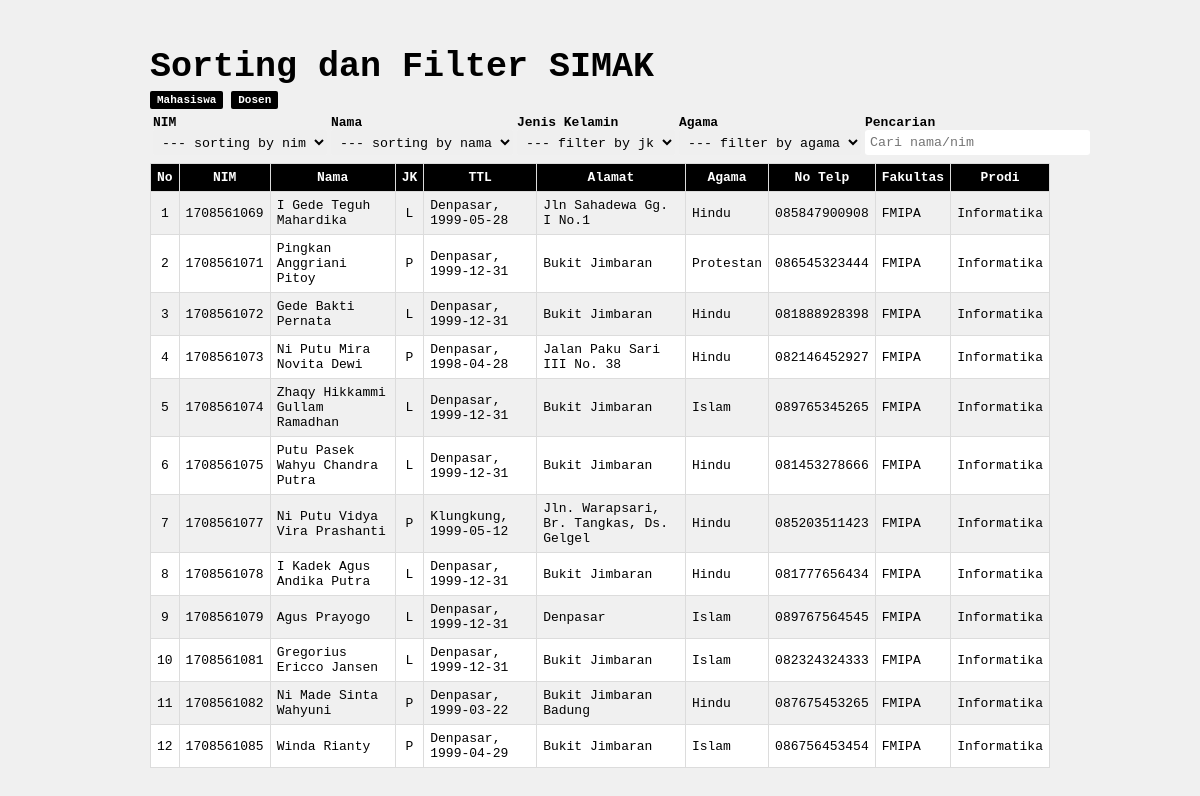
The page / on the database its author committed.
### tables this page shows
CREATE TABLE `mahasiswa` (
  `nim` varchar(10) NOT NULL,
  `nama` varchar(50) DEFAULT NULL,
  `jk` enum('P','L') DEFAULT NULL,
  `tmp_lahir` varchar(30) DEFAULT NULL,
  `tgl_lahir` date DEFAULT NULL,
  `alamat` varchar(100) DEFAULT NULL,
  `agama` enum('Islam','Protestan','Katolik','Hindu','Buddha','Kong Hu Cu') DEFAULT NULL,
  `no_telp` varchar(15) DEFAULT NULL,
  `fakultas` enum('FIB','FK','FH','FT','FP','FEB','FAPET','FMIPA','FKH','FTP','FPAR','FISIP','FKP') DEFAULT NULL,
  `prodi` varchar(50) DEFAULT NULL
);

### index.php (the view, shortened to what this page needs)
<html>
    <head>
        <link type="text/css" rel="stylesheet" href="css/style.css">
    </head>
    <body>
        <div class="container">
            <h2>Sorting dan Filter SIMAK</h2>
            <a href="index.php">Mahasiswa</a>
            <a href="dosen.php">Dosen</a>
            <table width="100%" style="color:#fff; margin-top:5px;">
                <tr>
                    <td>
                        <b>NIM</b>
                        <select id="nim" class="input-form">
                            <option value="asc">--- sorting by nim</option>
                        </select>
                    </td>
                    <td>
                        <b>Nama</b>
                        <select id="nama" class="input-form">
                            <option value="asc">--- sorting by nama</option>
                        </select>
                    </td>
                    <td>
                        <b>Jenis Kelamin</b>
                        <select id="jk" class="input-form">
                            <option value="all">--- filter by jk</option>
                        </select>
                    </td>
                    <td>
                        <b>Agama</b>
                        <select id="agama" class="input-form">
                            <option value="all">--- filter by agama</option>
                        </select>
                    </td>
                    <td>
                        <b>Pencarian</b>
                        <input type="text" class="input-form" id="cari" style="width:225px;" placeholder="Cari nama/nim">
                    </td>
                </tr>
            </table>
            <table border="1" width="100%" class="tabel" style="margin-top:5px">
                <thead>
                <tr>
                    <th>No</th>
                    <th>NIM</th>
                    <th>Nama</th>
                    <th>JK</th>
                    <th>TTL</th>
                    <th>Alamat</th>
                    <th>Agama</th>
                    <th>No Telp</th>
                    <th>Fakultas</th>
                    <th>Prodi</th>
                </tr>
                </thead>
                <tbody id="tabel">
                <?php
                    include "koneksi.php";
                    $query_mysqli = mysqli_query($koneksi, "SELECT * FROM mahasiswa")or die(mysql_error());
                    $nomor = 1;
                    while($data = mysqli_fetch_array($query_mysqli)){
                ?>
                <tr>
                    <td align="center"><?php echo $nomor++; ?></td>
                    <td><?php echo $data['nim']; ?></td>
                    <td><?php echo $data['nama']; ?></td>
                    <td align="center"><?php echo $data['jk']; ?></td>
                    <td><?php echo $data['tmp_lahir'].", ".$data['tgl_lahir'];; ?></td>
                    <td><?php echo $data['alamat']; ?></td>
                    <td><?php echo $data['agama']; ?></td>
                    <td><?php echo $data['no_telp']; ?></td>
                    <td><?php echo $data['fakultas']; ?></td>
                    <td><?php echo $data['prodi']; ?></td>
                </tr>
                <?php } ?>
                </tbody>
            </table>
        </div>
    </body>
</html>

### css/style.css (style rules this page uses)
* { font-family: monospace; }
body { background-color:#f0f0f0; }
.container { height: auto; padding: 10px; width: 900px; color: #fff; margin: auto; }
h2 { font-size: 35px; font-weight: bold; margin-bottom: 5px; color: black; }
.input-form { height: 25px; padding: 5px; border: none; border-radius: 3px; }
.tabel { border-collapse: collapse; }
.tabel, .tabel th, .tabel td { border: 1px solid gainsboro; padding: 6px; }
.tabel th { background-color:#000000; color: #fff; }
.tabel tr:nth-child(odd) { background-color: #f0f0 ; }
.tabel tr:nth-child(even) { background-color: #FFF ; }
a { text-decoration: none; color: white; background-color: #000000; padding: 3px; border-radius: 2px; font-size: 11px; font-weight: bold; padding: 3px 7px 3px 7px; }
b { color: black; }

### rows shown on the page
mahasiswa: nim "1708561069", nama "I Gede Teguh Mahardika", jk "L", tmp_lahir "Denpasar", tgl_lahir "1999-05-28", alamat "Jln Sahadewa Gg. I No.1", agama "Hindu", no_telp "085847900908", fakultas "FMIPA", prodi "Informatika"
mahasiswa: nim "1708561071", nama "Pingkan Anggriani Pitoy", jk "P", tmp_lahir "Denpasar", tgl_lahir "1999-12-31", alamat "Bukit Jimbaran", agama "Protestan", no_telp "086545323444", fakultas "FMIPA", prodi "Informatika"
mahasiswa: nim "1708561072", nama "Gede Bakti Pernata", jk "L", tmp_lahir "Denpasar", tgl_lahir "1999-12-31", alamat "Bukit Jimbaran", agama "Hindu", no_telp "081888928398", fakultas "FMIPA", prodi "Informatika"
mahasiswa: nim "1708561073", nama "Ni Putu Mira Novita Dewi", jk "P", tmp_lahir "Denpasar", tgl_lahir "1998-04-28", alamat "Jalan Paku Sari III No. 38", agama "Hindu", no_telp "082146452927", fakultas "FMIPA", prodi "Informatika"
mahasiswa: nim "1708561074", nama "Zhaqy Hikkammi Gullam Ramadhan", jk "L", tmp_lahir "Denpasar", tgl_lahir "1999-12-31", alamat "Bukit Jimbaran", agama "Islam", no_telp "089765345265", fakultas "FMIPA", prodi "Informatika"
mahasiswa: nim "1708561075", nama "Putu Pasek Wahyu Chandra Putra", jk "L", tmp_lahir "Denpasar", tgl_lahir "1999-12-31", alamat "Bukit Jimbaran", agama "Hindu", no_telp "081453278666", fakultas "FMIPA", prodi "Informatika"
mahasiswa: nim "1708561077", nama "Ni Putu Vidya Vira Prashanti", jk "P", tmp_lahir "Klungkung", tgl_lahir "1999-05-12", alamat "Jln. Warapsari, Br. Tangkas, Ds. Gelgel", agama "Hindu", no_telp "085203511423", fakultas "FMIPA", prodi "Informatika"
mahasiswa: nim "1708561078", nama "I Kadek Agus Andika Putra", jk "L", tmp_lahir "Denpasar", tgl_lahir "1999-12-31", alamat "Bukit Jimbaran", agama "Hindu", no_telp "081777656434", fakultas "FMIPA", prodi "Informatika"
mahasiswa: nim "1708561079", nama "Agus Prayogo", jk "L", tmp_lahir "Denpasar", tgl_lahir "1999-12-31", alamat "Denpasar", agama "Islam", no_telp "089767564545", fakultas "FMIPA", prodi "Informatika"
mahasiswa: nim "1708561081", nama "Gregorius Ericco Jansen", jk "L", tmp_lahir "Denpasar", tgl_lahir "1999-12-31", alamat "Bukit Jimbaran", agama "Islam", no_telp "082324324333", fakultas "FMIPA", prodi "Informatika"
mahasiswa: nim "1708561082", nama "Ni Made Sinta Wahyuni", jk "P", tmp_lahir "Denpasar", tgl_lahir "1999-03-22", alamat "Bukit Jimbaran Badung", agama "Hindu", no_telp "087675453265", fakultas "FMIPA", prodi "Informatika"
mahasiswa: nim "1708561085", nama "Winda Rianty", jk "P", tmp_lahir "Denpasar", tgl_lahir "1999-04-29", alamat "Bukit Jimbaran", agama "Islam", no_telp "086756453454", fakultas "FMIPA", prodi "Informatika"
